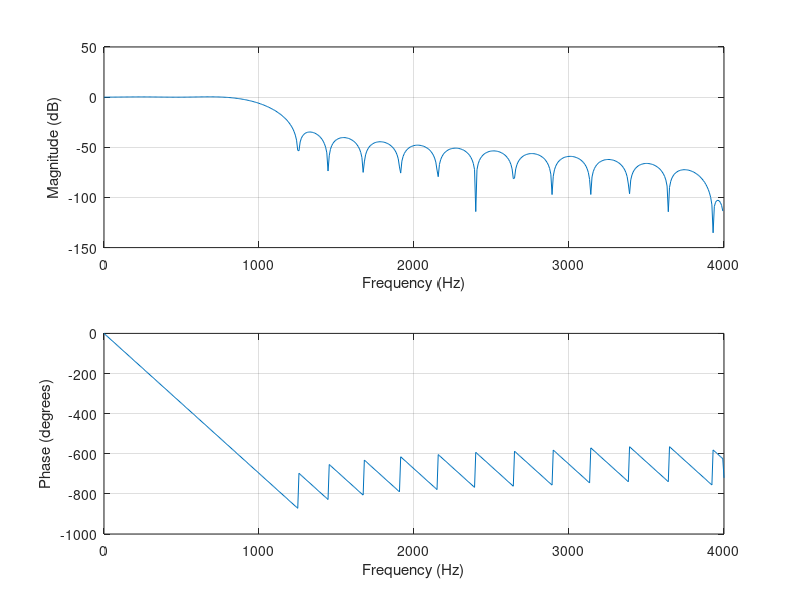
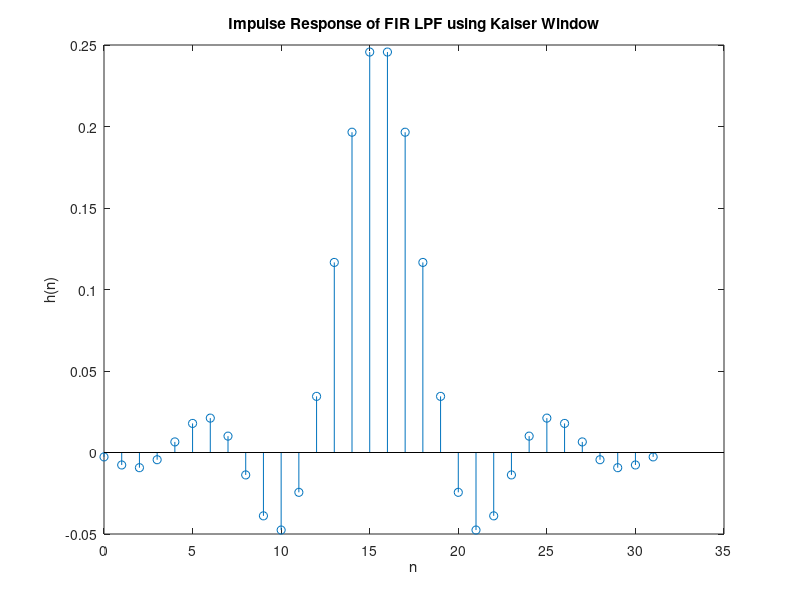

Recreate these plots in MATLAB, in order.
clc;
close all;
clear all;

fc = 1000;        % Cutoff frequency in Hz
fs = 8000;        % Sampling frequency in Hz
N = 31;           % Filter order
beta = 2.5;       % Beta

L = N + 1;

% Generate Kaiser window
w = kaiser(L,beta);

% Normalized cutoff frequency
wc = 2*pi*fc/fs;

% Design FIR low pass filter
h = fir1(N,wc/pi,w);

disp('The FIR filter coefficients are:');
disp(h);

% Frequency response
figure(1);
freqz(h,1,512,fs);

% Impulse response
figure(2);
n = 0:N;
stem(n,h);
xlabel('n');
ylabel('h(n)');
title('Impulse Response of FIR LPF using Kaiser Window');
